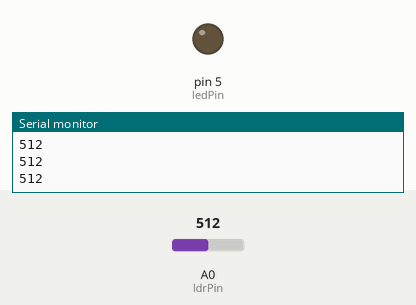
Recording of a sketch running on a simulated Arduino Uno, built with avr-gcc and run on an emulated ATmega328P. Shown: output pins drawn as LEDs (lit = HIGH), the last lines printed to the serial monitor. Dashed ring = blinking. Inputs (shaded band) come from the test bench; at power-on: A0 (ldrPin) = 512.

Above: at 1.2 s.
1.3 s: A0 (ldrPin) set to 593
4.3 s: A0 (ldrPin) set to 616
5.8 s: A0 (ldrPin) set to 590
At 8.7 s:
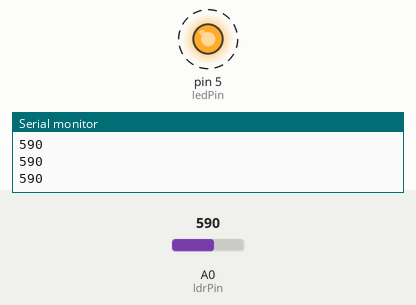
8.8 s: A0 (ldrPin) set to 610
At 9.9 s:
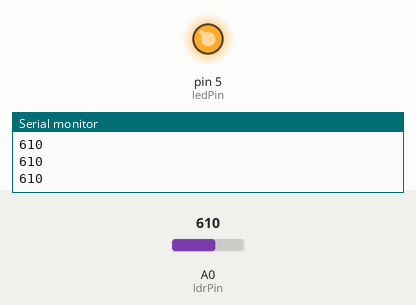
Timing chart, 0 to 11.3 s (numbered marks = the images above; inputs shaded):
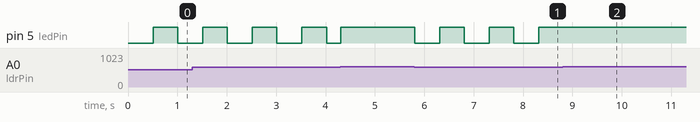

The sketch:

Week_5_stateMachine-LDR-3states.ino
```cpp
int ledPin = 5;
long currentTime = 0;
long previousTime = 0;
int delayVal = 500;
int ldrPin = A0;
int ldrVal =0;
int state =0;

void setup() {
  pinMode(ledPin, OUTPUT);
  pinMode(ldrPin,INPUT);
  Serial.begin(9600);
}


void loop() {
  currentTime = millis();
  ldrVal = analogRead(ldrPin);
  Serial.println(ldrVal);

 //STATE SWITCHING INPUT
  if (ldrVal <= 300) {
    state = 0;
  } else if (ldrVal>300 && ldrVal<=600) {
    state = 1;
  } else if (ldrVal>600) {
    state = 2;
  }

//STATES OUTPUTS
  if (state == 1) {
    animation1();
  } else if (state == 2) {
    animation2();
  } else if (state == 0) {
    off();
  }
}

void animation1(){
  if (currentTime - previousTime >= delayVal) {
    digitalWrite(ledPin, HIGH);
  }
  if (currentTime - previousTime >= delayVal * 2) {
    digitalWrite(ledPin, LOW);
    previousTime = currentTime;
  }
}

void animation2(){
  digitalWrite(ledPin, HIGH);
}

void off(){
  digitalWrite(ledPin, LOW);
}
```

Measured:
- after the input at 5.8 s, pin 5 (ledPin): alternates HIGH for 0.50 s and LOW for 0.50 s, starting at once
- after the input at 8.8 s, pin 5 (ledPin): stops changing and stays HIGH
- by itself, pin 5 (ledPin): alternates HIGH for 0.50 s and LOW for 0.50 s
